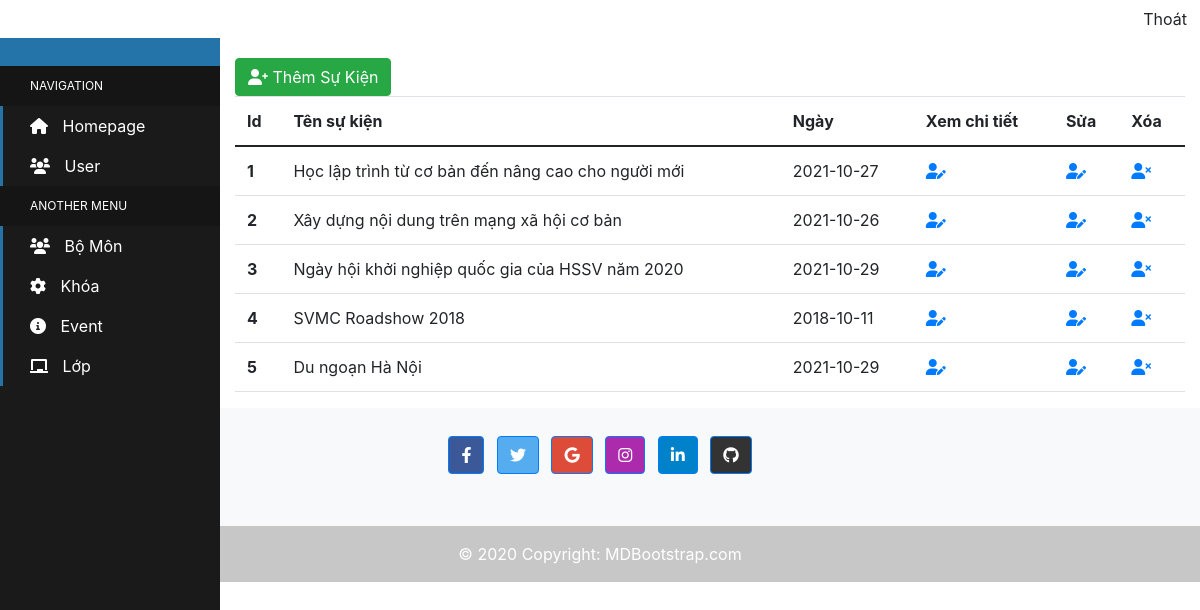
/admin/event/event.php (signed in), run on the app's committed database.
### tables this page shows
CREATE TABLE `sukien` (
  `sk_id` int(30) NOT NULL,
  `sk_name` varchar(250) NOT NULL,
  `sk_picture` varchar(500) NOT NULL,
  `sk_des` varchar(5000) NOT NULL,
  `sk_date` date NOT NULL
);

### admin/event/event.php (the view, shortened to what this page needs)
<?php
include '../header.php';
?>
<div class="sidebar-container">
  <div class="sidebar-logo">
  </div>
  <ul class="sidebar-navigation">
    <li class="header">Navigation</li>
    <li>
      <a href="../trangchu.php">
        <i class="fa fa-home" aria-hidden="true"></i> Homepage
      </a>
    </li>
    <li>
      <a href="../user/user.php">
        <i class="fa fa-tachometer fa fa-users" aria-hidden="true"></i> User
      </a>
    </li>
    <li class="header">Another Menu</li>
    <li>
      <a href="../bomom/bomon.php">
        <i class="fa fa-users" aria-hidden="true"></i> Bộ Môn
      </a>
    </li>
    <li>
      <a href="../khoa/khoa.php">
        <i class="fa fa-cog" aria-hidden="true"></i> Khóa
      </a>
    </li>
    <li>
      <a href="../event/event.php">
        <i class="fa fa-info-circle" aria-hidden="true"></i> Event
      </a>
    </li>
    <li>
        <a href="../lop/lop.php">
          <i class="fa fa-chalkboard" aria-hidden="true"></i> Lớp
        </a>
      </li>
  </ul>
</div>
<div class="content-container">
  <div class="container-fluid">
  <main>
        <a href="add.php" class="btn btn-success"><i class="fas fa-user-plus"></i> Thêm Sự Kiện</a>
        <table class="table">
            <thead>
                <tr>
                    <th scope="col">Id</th>
                    <th scope="col">Tên sự kiện</th>
                    <th scope="col">Ngày  </th>
                    <th scope="col">Xem chi tiết</th>
                    <th scope="col">Sửa</th>
                    <th scope="col">Xóa</th>
                </tr>
            </thead>
            <tbody>
                <?php
                    include '../../config/connect.php';
                    $sql = "SELECT * from sukien";
                    $result = mysqli_query($conn,$sql);
                    if(mysqli_num_rows($result)>0){
                        while($row=mysqli_fetch_assoc($result)){
                ?>
                            <tr>
                                <th scope="row"><?php echo $row['sk_id']; ?> </th>
                                <td><?php echo $row['sk_name']; ?></td>
                                <td><?php echo $row['sk_date']; ?></td>
                                <td><a href="show.php?id=<?php echo $row['sk_id']; ?>"><i class="fas fa-user-edit"></i></a></td>
                                <td><a href="edit.php?id=<?php echo $row['sk_id']; ?>"><i class="fas fa-user-edit"></i></a></td>
                                <td><a href="delete.php?id=<?php echo $row['sk_id']; ?>"><i class="fas fa-user-times"></i></a></td>
                            </tr>
                <?php
                        }
                    }
                ?>
            </tbody>
            </table>
    </main>
  </div>
</div>
 <?php include '../footer.php';?>

### admin/event/event.php (style rules this page uses)
.sidebar-container { position: fixed; width: 220px; height: 100%; left: 0; overflow-x: hidden; overflow-y: auto; background: #1a1a1a; color: #fff; }
.content-container { padding-top: 20px; }
.sidebar-logo { padding: 10px 15px 10px 30px; font-size: 20px; background-color: #2574A9; }
.sidebar-navigation { padding: 0; margin: 0; list-style-type: none; position: relative; }
.sidebar-navigation li { background-color: transparent; position: relative; display: inline-block; width: 100%; line-height: 20px; }
.sidebar-navigation li a { padding: 10px 15px 10px 30px; display: block; color: #fff; }
.sidebar-navigation li .fa { margin-right: 10px; }
.sidebar-navigation li::before { background-color: #2574A9; position: absolute; content: ''; height: 100%; left: 0; top: 0; -webkit-transition: width 0.2s ease-in; transition: width 0.2s ease-in; width: 3px; z-index: -1; }
.sidebar-navigation .header { font-size: 12px; text-transform: uppercase; background-color: #151515; padding: 10px 15px 10px 30px; }
.sidebar-navigation .header::before { background-color: transparent; }
.content-container { padding-left: 220px; }

### data on the page
sukien: sk_id "1", sk_name "Học lập trình từ cơ bản đến nâng cao cho người mới", sk_date "2021-10-27"
sukien: sk_id "2", sk_name "Xây dựng nội dung trên mạng xã hội cơ bản", sk_date "2021-10-26"
sukien: sk_id "3", sk_name "Ngày hội khởi nghiệp quốc gia của HSSV năm 2020", sk_date "2021-10-29"
sukien: sk_id "4", sk_name "SVMC Roadshow 2018", sk_date "2018-10-11"
sukien: sk_id "5", sk_name "Du ngoạn Hà Nội", sk_date "2021-10-29"
